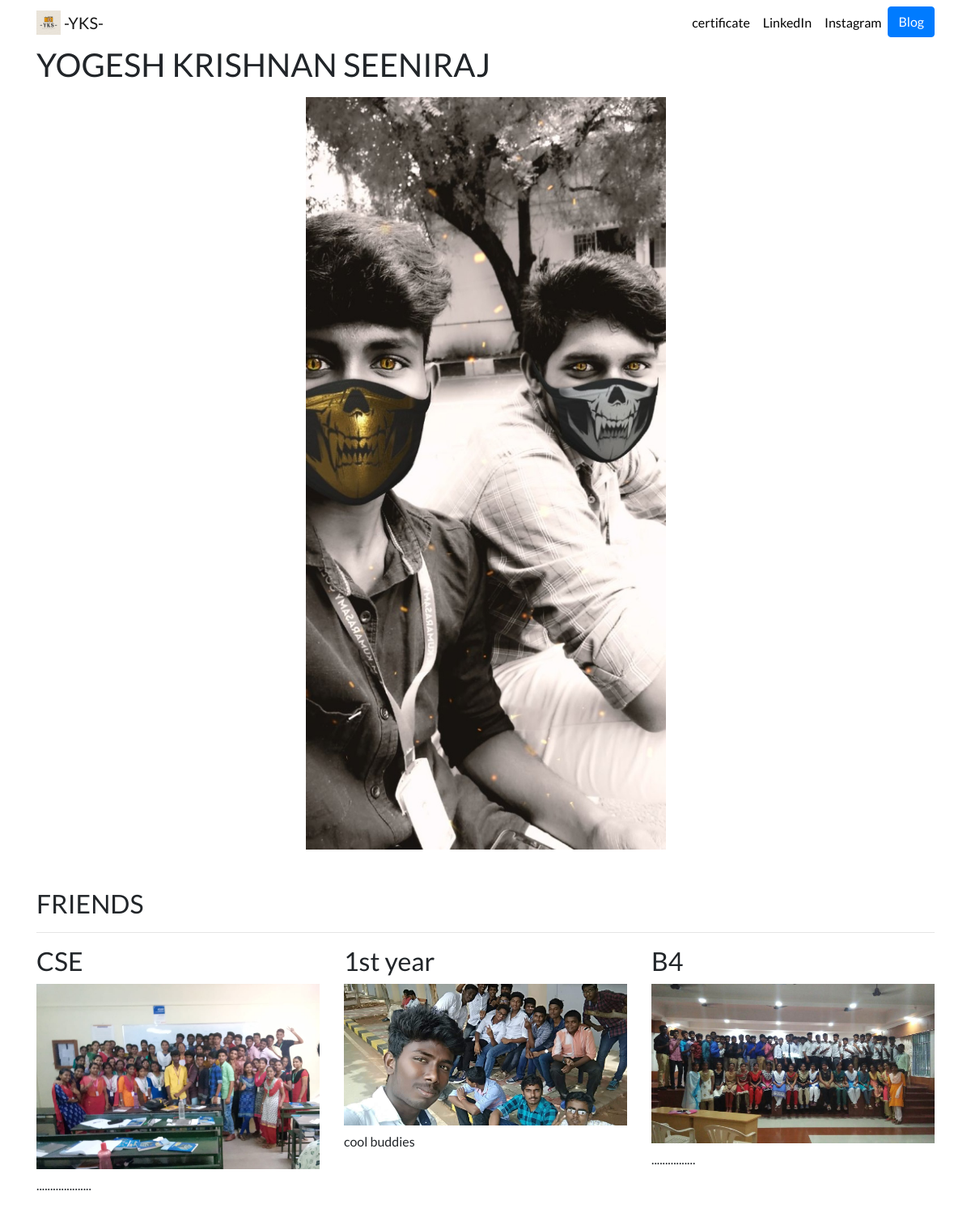
The page / on the database its author committed.
### portfolio/models.py (models this page shows, shortened)
class Project(models.Model):
    title =models.CharField(max_length=100)
    description = models.CharField(max_length=200)
    image =models.ImageField(upload_to='portfolio/images')
    url=models.URLField(blank=True)

### portfolio/views.py (the view)
# urls.py: 2. Add a URL to urlpatterns:  path('', views.home, name='home')
def home(request):
    Projects = Project.objects.all()
    return render(request ,'portfolio/home.html', {'projects' : Projects})

### portfolio/templates/portfolio/home.html
{% extends 'portfolio/base.html' %}
{% block content %}
    <h1>YOGESH KRISHNAN SEENIRAJ</h1>
    {% load static %}
<div class="row justify-content-center my-3">
  <div class="col-5">
      <img src="{% static 'portfolio/Snapchat-1499273746.jpg' %}", class="img-fluid">
  </div>
</div>
 <h2 class="mt-5">FRIENDS</h2>
  <hr>
<div class="row">
  {% for project in projects %}
  <div class="col-lg-4 col-md-6" >
    <h2>{{ project.title }}</h2>
    {% if project.url %}
    <a href="{{ project.url }}">
      <img src="{{ project.image.url }}" class="img-fluid mb-2">
    </a>
    {% else %}
        <img src="{{ project.image.url }}" class="img-fluid mb-2">
    {% endif %}
    <p>{{ project.description }}</p>
    </div>
    {% endfor %}
</div>
{% endblock %}

### portfolio/templates/portfolio/base.html (shortened to what this page needs)
{% load static %}
<html lang="en">
<head>
  <link rel="stylesheet" href="https://stackpath.bootstrapcdn.com/bootstrap/4.4.1/css/bootstrap.min.css">
  <link rel="stylesheet" href="{% static "portfolio/custom.css" %}">
</head>
<body>
  <nav id="topNav" class="navbar navbar-expand-md navbar-light">
    <div class="container">
      <a class="navbar-brand" href="{% url 'home' %}">
        <img src="{% static "portfolio/download.png" %}" width="30" height="30" class="d-inline-block align-top" alt="yks's Logo">
        <span>-YKS-</span>
      </a>
      <div class="collapse navbar-collapse text-center" id="navbarNav">
        <ul class="navbar-nav ml-auto">
          <li class="nav-item">
            <a class="nav-link" href="{% static "portfolio/certificate.pdf" %}">certificate</a>
          </li>
          <li class="nav-item">
            <a class="nav-link" href="https://www.linkedin.com/in/yogesh-krishnan-seeniraj-b506621aa/" target="_blank">LinkedIn</a>
          </li>
          <li class="nav-item">
            <a class="nav-link" href="https://www.instagram.com/broken_soul_photographer/" target="_blank">Instagram</a>
          </li>
          <li>
            <a role="button" href="{% url 'blog:all_blogs' %}" class="btn btn-primary">Blog</a>
          </li>
        </ul>
      </div>
    </div>
  </nav>
  <div class="container">
    {% block content %}{% endblock %}
  </div>
</body>
</html>

### portfolio/static/portfolio/custom.css (style rules this page uses)
.navbar-nav .nav-link { color: rgba(0,0,0,1) !important; }
body { font-family: 'Lato', sans-serif; }

### rows shown on the page
Project: title "CSE", image (picture), description "...................."
Project: title "1st year", image (picture), description "cool buddies"
Project: title "B4", image (picture), description "................"
